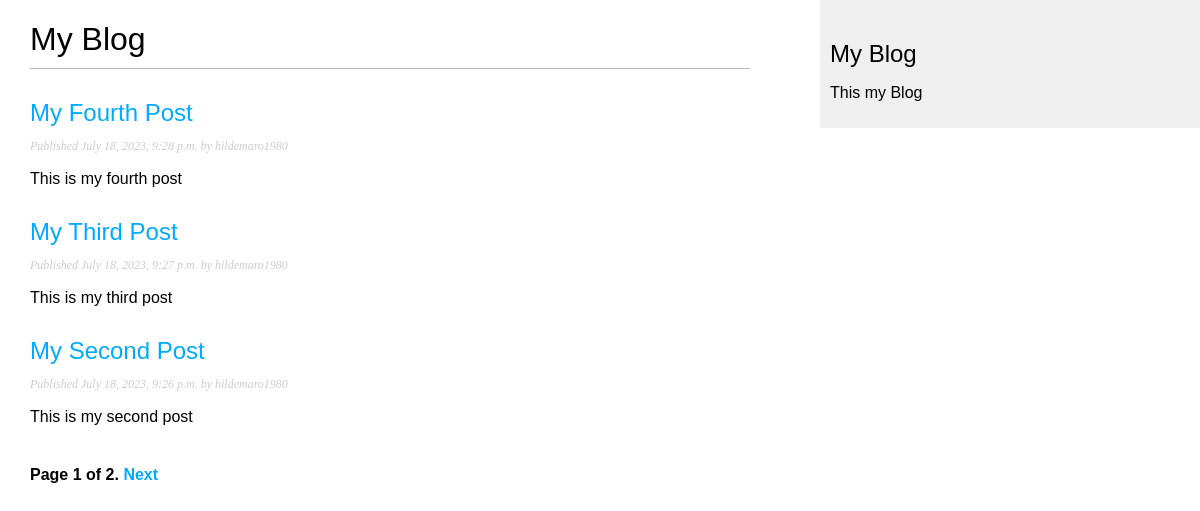
Screenshot of /blog/ with the database file from the repository.
### blog/models.py (models this page shows, shortened)
class Post(models.Model):
    class Status(models.TextChoices):
        DRAFT = 'DF','Draft'
        PUBLISHED = 'PB','Published'
    author = models.ForeignKey(User,on_delete= models.CASCADE, related_name='blog_posts')
    title = models.CharField(max_length=250)
    slug = models.SlugField(max_length=250, unique_for_date='publish')
    body = models.TextField()
    publish = models.DateTimeField(default=timezone.now)
    created = models.DateTimeField(auto_now=True)
    updated = models.DateTimeField(auto_now=True)
    status = models.CharField(max_length=2,choices = Status.choices, default=Status.DRAFT )
    objects = models.Manager()
    published = PublishedManager()
    class Meta:
        ordering = ['-publish']
        indexes = [models.Index(fields=['-publish']),]
    def get_absolute_url(self):
        return reverse('blog:post_detail',
                       args=[self.publish.year,
                             self.publish.month,
                             self.publish.day,
                             self.slug])

### blog/views.py (the view)
# urls.py: path('',views.PostListView.as_view(),name='post_list'),
class PostListView(ListView):
    queryset = Post.published.all()
    context_object_name = 'posts'
    paginate_by = 3
    template_name ='blog/post/list.html'

### blog/templates/blog/post/list.html (shortened to what this page needs)
{% extends "blog/base.html" %}
{% block content %}
    <h1> My Blog</h1>
    {% for post in posts %}
        <h2>
            <a href = "{{ post.get_absolute_url }}">
                {{post.title}}
            </a>
        </h2>
        <p class = "date">
            Published {{post.publish}} by {{post.author}}
        </p>
        {{ post.body|truncatewords:30|linebreaks}}
    {% endfor %}
    {% include "pagination.html" with page=page_obj %}
{% endblock %}

### blog/templates/blog/base.html (shortened to what this page needs)
{% load static %}
<!DOCTYPE html>
<html>
<head>
    <link href = "{% static "css/blog.css" %}" rel="stylesheet" >
</head>
<body>
    <div id = "content">
        {% block content%}
        {% endblock %}
    </div>
    <div id = "sidebar">
        <h2> My Blog </h2>
        <p>This my Blog</p>
    </div>
</body>
</html>

### blog/templates/pagination.html (shortened to what this page needs)
<div class = "pagination">
    <span class = "step-links">
        <span class = "current">
            Page {{ page.number }} of {{ page.paginator.num_pages }}.
        </span>
        {% if page.has_next %}
            <a href="?page={{ page.next_page_number }}">Next</a>
        {% endif %}
    </span>
</div>

### blog/static/css/blog.css (style rules this page uses)
body { margin:0; padding:0; font-family:helvetica, sans-serif; }
a { color:#00abff; text-decoration:none; }
h1 { font-weight:normal; border-bottom:1px solid #bbb; padding:0 0 10px 0; }
h2 { font-weight:normal; margin:30px 0 0; }
#content { float:left; width:60%; padding:0 0 0 30px; }
#sidebar { float:right; width:30%; padding:10px; background:#efefef; height:100%; }
p.date { color:#ccc; font-family: georgia, serif; font-size: 12px; font-style: italic; }
.pagination { margin:40px 0; font-weight:bold; }

### rows the page displays
Post: title "My Fourth Post", publish "July 18, 2023, 9:28 p.m.", author "hildemaro1980", body "This is my fourth post"
Post: title "My Third Post", publish "July 18, 2023, 9:27 p.m.", author "hildemaro1980", body "This is my third post"
Post: title "My Second Post", publish "July 18, 2023, 9:26 p.m.", author "hildemaro1980", body "This is my second post"

### other values shown
{{ page.number }} "1"
{{ page.paginator.num_pages }} "2"
